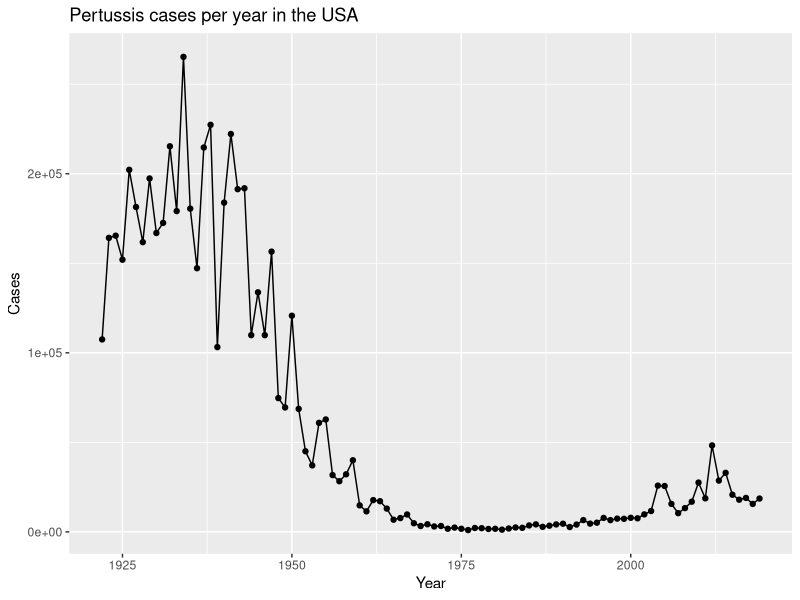
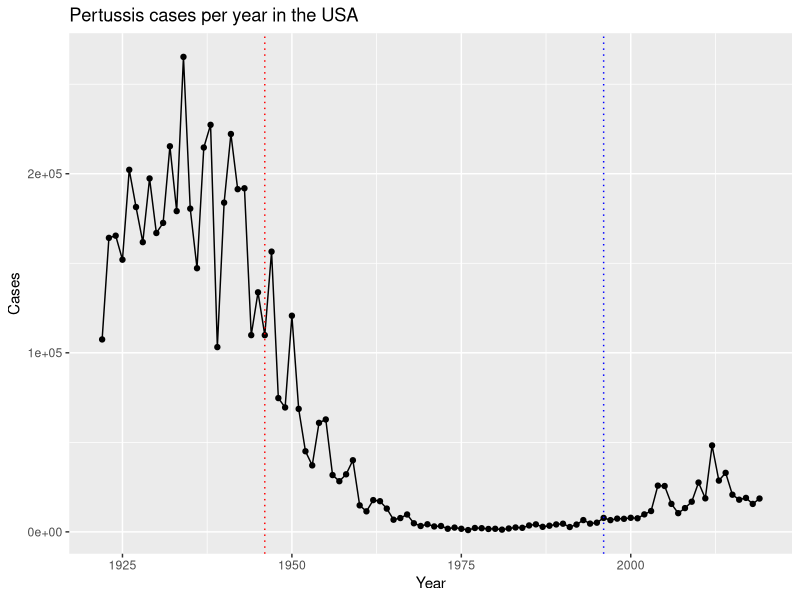

Recreate these plots in R, in order. (Note: this script raises an error after producing the figures.)
## ---- chunk 1
#use datapasta to paste copied CDC data table and paste it as dataframe.
cdc <- data.frame(
                          Year = c(1922L,
                                   1923L,1924L,1925L,1926L,1927L,1928L,
                                   1929L,1930L,1931L,1932L,1933L,1934L,1935L,
                                   1936L,1937L,1938L,1939L,1940L,1941L,
                                   1942L,1943L,1944L,1945L,1946L,1947L,1948L,
                                   1949L,1950L,1951L,1952L,1953L,1954L,
                                   1955L,1956L,1957L,1958L,1959L,1960L,
                                   1961L,1962L,1963L,1964L,1965L,1966L,1967L,
                                   1968L,1969L,1970L,1971L,1972L,1973L,
                                   1974L,1975L,1976L,1977L,1978L,1979L,1980L,
                                   1981L,1982L,1983L,1984L,1985L,1986L,
                                   1987L,1988L,1989L,1990L,1991L,1992L,1993L,
                                   1994L,1995L,1996L,1997L,1998L,1999L,
                                   2000L,2001L,2002L,2003L,2004L,2005L,
                                   2006L,2007L,2008L,2009L,2010L,2011L,2012L,
                                   2013L,2014L,2015L,2016L,2017L,2018L,
                                   2019L),
Cases = c(107473,
                                   164191,165418,152003,202210,181411,
                                   161799,197371,166914,172559,215343,179135,
                                   265269,180518,147237,214652,227319,103188,
                                   183866,222202,191383,191890,109873,
                                   133792,109860,156517,74715,69479,120718,
                                   68687,45030,37129,60886,62786,31732,28295,
                                   32148,40005,14809,11468,17749,17135,
                                   13005,6799,7717,9718,4810,3285,4249,
                                   3036,3287,1759,2402,1738,1010,2177,2063,
                                   1623,1730,1248,1895,2463,2276,3589,
                                   4195,2823,3450,4157,4570,2719,4083,6586,
                                   4617,5137,7796,6564,7405,7298,7867,
                                   7580,9771,11647,25827,25616,15632,10454,
                                   13278,16858,27550,18719,48277,28639,
                                   32971,20762,17972,18975,15609,18617)
)
head(cdc)
## ---- chunk 2
library(ggplot2)
ggplot(data = cdc) + aes(x=Year, y=Cases) +
  geom_point() +
  geom_line() +
  labs(title = "Pertussis cases per year in the USA")

baseplot <- ggplot(data = cdc) + aes(x=Year, y=Cases) +
  geom_point() +
  geom_line() +
  labs(title = "Pertussis cases per year in the USA")
## ---- chunk 3
library(ggplot2)
ggplot(data = cdc) + aes(x=Year, y=Cases) +
  geom_point() +
  geom_line() +
  geom_vline(xintercept = 1946, color="RED", linetype = "dotted") +
  geom_vline(xintercept = 1996, color="BLUE", linetype = "dotted") +
  labs(title = "Pertussis cases per year in the USA")

baseplot <- ggplot(data = cdc) + aes(x=Year, y=Cases) +
  geom_point() +
  geom_line() +
  labs(title = "Pertussis cases per year in the USA")
## ---- chunk 4
library(jsonlite)
subject <- read_json("https://www.cmi-pb.org/api/subject", simplifyVector = TRUE) 
head(subject, 3)
## ---- chunk 5
table(subject$infancy_vac)
## ---- chunk 6
table(subject$biological_sex)
## ---- chunk 7
table(subject$race, subject$biological_sex)
## ---- chunk 8
library(lubridate)
today()
## ---- chunk 9
library(lubridate)
today() - ymd("2000-01-01")
## ---- chunk 10
library(lubridate)
time_length( today() - ymd("2000-01-01"),  "years")
## ---- chunk 11
subject$age <- today() - ymd(subject$year_of_birth)
## ---- chunk 12
library(dplyr)

ap <- subject %>% filter(infancy_vac == "aP")

round( summary( time_length( ap$age, "years" ) ) )
## ---- chunk 13
wp <- subject %>% filter(infancy_vac == "wP")
round( summary( time_length( wp$age, "years" ) ) )
## ---- chunk 14
int <- ymd(subject$date_of_boost) - ymd(subject$year_of_birth)
age_at_boost <- time_length(int, "year")
head(age_at_boost)
## ---- chunk 15
ggplot(subject) +
  aes(time_length(age, "year"),
      fill=as.factor(infancy_vac)) +
  geom_histogram(show.legend=FALSE) +
  facet_wrap(vars(infancy_vac), nrow=2) 
## ---- chunk 16
# Complete the API URLs...
specimen <- read_json("http://cmi-pb.org/api/specimen", simplifyVector = TRUE)
head(specimen)
## ---- chunk 17
meta <- inner_join(specimen, subject)
dim(meta)
## ---- chunk 18
titer <- read_json("http://cmi-pb.org/api/ab_titer", simplifyVector = TRUE)
head(titer)
## ---- chunk 19
abdata <- inner_join(titer, meta)
dim(abdata)
## ---- chunk 20
table(abdata$isotype)
## ---- chunk 21
table(abdata$visit)
## ---- chunk 22
ig1 <- abdata %>% filter(isotype == "IgG1", visit!=8)
head(ig1)
## ---- chunk 23
ggplot(ig1) +
  aes(MFI, antigen, color= antigen) +
  geom_boxplot() +
  facet_wrap(vars(visit), nrow=2) +
  theme(axis.text.x = element_text(angle = 45, hjust=1))
## ---- chunk 24
ggplot(ig1) +
  aes(MFI, antigen, col=infancy_vac ) +
  geom_boxplot(show.legend = FALSE) + 
  facet_wrap(vars(visit), nrow=2) +
  theme_bw()
## ---- chunk 25
ggplot(ig1) +
  aes(MFI, antigen, col=infancy_vac ) +
  geom_boxplot(show.legend = FALSE) + 
  facet_wrap(vars(infancy_vac, visit), nrow=2)
## ---- chunk 26
filter(ig1, antigen=="Measles") %>%
  ggplot() +
  aes(MFI, col=infancy_vac) +
  geom_boxplot(show.legend = F) +
  facet_wrap(vars(visit)) +
  theme_bw()
## ---- chunk 27
filter(ig1, antigen=="FIM2/3") %>%
  ggplot() +
  aes(MFI, col=infancy_vac) +
  geom_boxplot(show.legend = F) +
  facet_wrap(vars(visit)) +
  theme_bw()
